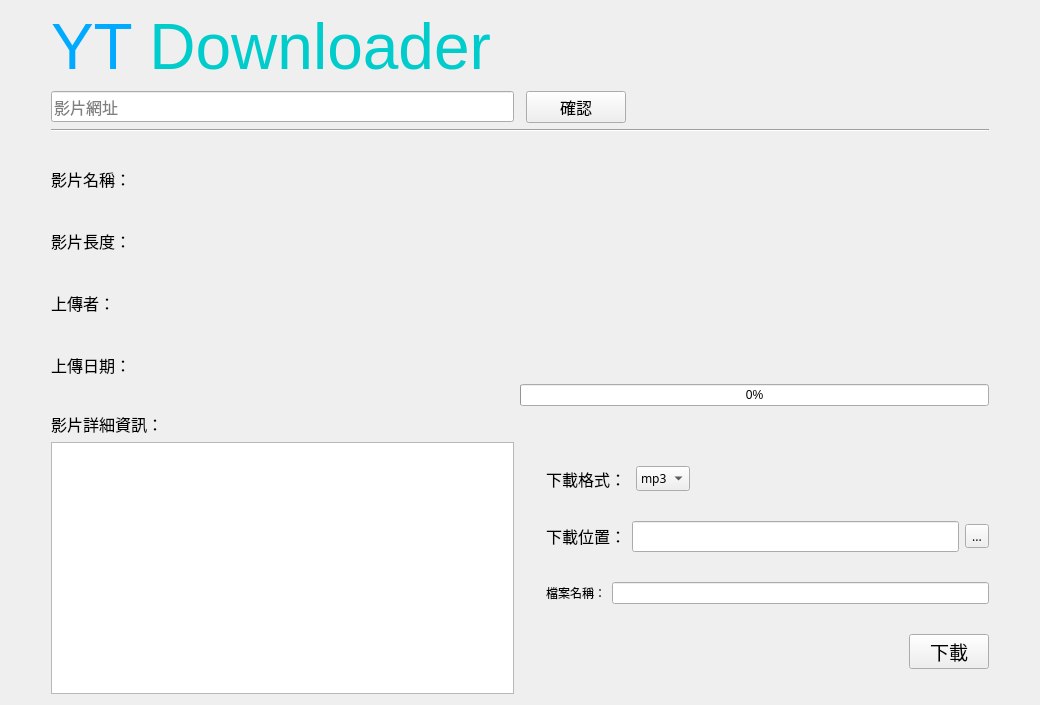
<?xml version="1.0" encoding="UTF-8"?>
<ui version="4.0">
 <class>YT_Downloader</class>
 <widget class="QWidget" name="YT_Downloader">
  <property name="windowModality">
   <enum>Qt::NonModal</enum>
  </property>
  <property name="enabled">
   <bool>true</bool>
  </property>
  <property name="geometry">
   <rect>
    <x>0</x>
    <y>0</y>
    <width>1040</width>
    <height>705</height>
   </rect>
  </property>
  <property name="sizePolicy">
   <sizepolicy hsizetype="Preferred" vsizetype="Preferred">
    <horstretch>0</horstretch>
    <verstretch>0</verstretch>
   </sizepolicy>
  </property>
  <property name="minimumSize">
   <size>
    <width>1040</width>
    <height>705</height>
   </size>
  </property>
  <property name="windowTitle">
   <string>YT Downloader</string>
  </property>
  <property name="windowIcon">
   <iconset>
    <normaloff>assets/icon.ico</normaloff>assets/icon.ico</iconset>
  </property>
  <property name="autoFillBackground">
   <bool>false</bool>
  </property>
  <layout class="QGridLayout" name="gridLayout_2">
   <item row="3" column="1" colspan="3">
    <widget class="Line" name="line">
     <property name="orientation">
      <enum>Qt::Horizontal</enum>
     </property>
    </widget>
   </item>
   <item row="4" column="0">
    <spacer name="horizontalSpacer_2">
     <property name="orientation">
      <enum>Qt::Horizontal</enum>
     </property>
     <property name="sizeType">
      <enum>QSizePolicy::Minimum</enum>
     </property>
     <property name="sizeHint" stdset="0">
      <size>
       <width>40</width>
       <height>20</height>
      </size>
     </property>
    </spacer>
   </item>
   <item row="4" column="1">
    <layout class="QVBoxLayout" name="verticalLayout">
     <item>
      <widget class="QLabel" name="title">
       <property name="sizePolicy">
        <sizepolicy hsizetype="Preferred" vsizetype="Fixed">
         <horstretch>0</horstretch>
         <verstretch>0</verstretch>
        </sizepolicy>
       </property>
       <property name="maximumSize">
        <size>
         <width>16777215</width>
         <height>30</height>
        </size>
       </property>
       <property name="font">
        <font>
         <family>微軟正黑體</family>
         <pointsize>12</pointsize>
        </font>
       </property>
       <property name="cursor">
        <cursorShape>IBeamCursor</cursorShape>
       </property>
       <property name="text">
        <string>影片名稱：</string>
       </property>
       <property name="textFormat">
        <enum>Qt::AutoText</enum>
       </property>
       <property name="textInteractionFlags">
        <set>Qt::NoTextInteraction</set>
       </property>
      </widget>
     </item>
     <item>
      <widget class="QLabel" name="duration">
       <property name="sizePolicy">
        <sizepolicy hsizetype="Preferred" vsizetype="Fixed">
         <horstretch>0</horstretch>
         <verstretch>0</verstretch>
        </sizepolicy>
       </property>
       <property name="maximumSize">
        <size>
         <width>16777215</width>
         <height>30</height>
        </size>
       </property>
       <property name="font">
        <font>
         <family>微軟正黑體</family>
         <pointsize>12</pointsize>
        </font>
       </property>
       <property name="cursor">
        <cursorShape>IBeamCursor</cursorShape>
       </property>
       <property name="text">
        <string>影片長度：</string>
       </property>
       <property name="textFormat">
        <enum>Qt::AutoText</enum>
       </property>
       <property name="textInteractionFlags">
        <set>Qt::NoTextInteraction</set>
       </property>
      </widget>
     </item>
     <item>
      <widget class="QLabel" name="uploader">
       <property name="sizePolicy">
        <sizepolicy hsizetype="Preferred" vsizetype="Fixed">
         <horstretch>0</horstretch>
         <verstretch>0</verstretch>
        </sizepolicy>
       </property>
       <property name="maximumSize">
        <size>
         <width>16777215</width>
         <height>30</height>
        </size>
       </property>
       <property name="font">
        <font>
         <family>微軟正黑體</family>
         <pointsize>12</pointsize>
        </font>
       </property>
       <property name="cursor">
        <cursorShape>IBeamCursor</cursorShape>
       </property>
       <property name="text">
        <string>上傳者：</string>
       </property>
       <property name="textFormat">
        <enum>Qt::AutoText</enum>
       </property>
       <property name="textInteractionFlags">
        <set>Qt::NoTextInteraction</set>
       </property>
      </widget>
     </item>
     <item>
      <widget class="QLabel" name="upload_date">
       <property name="sizePolicy">
        <sizepolicy hsizetype="Preferred" vsizetype="Fixed">
         <horstretch>0</horstretch>
         <verstretch>0</verstretch>
        </sizepolicy>
       </property>
       <property name="maximumSize">
        <size>
         <width>16777215</width>
         <height>30</height>
        </size>
       </property>
       <property name="font">
        <font>
         <family>微軟正黑體</family>
         <pointsize>12</pointsize>
        </font>
       </property>
       <property name="cursor">
        <cursorShape>IBeamCursor</cursorShape>
       </property>
       <property name="text">
        <string>上傳日期：</string>
       </property>
       <property name="textFormat">
        <enum>Qt::PlainText</enum>
       </property>
       <property name="textInteractionFlags">
        <set>Qt::NoTextInteraction</set>
       </property>
      </widget>
     </item>
    </layout>
   </item>
   <item row="0" column="1" colspan="3">
    <widget class="QLabel" name="label">
     <property name="text">
      <string>&lt;html&gt;&lt;head/&gt;&lt;body&gt;&lt;p&gt;&lt;span style=&quot; font-family:'微軟正黑體'; font-size:48pt; color:#00aaff;&quot;&gt;YT &lt;/span&gt;&lt;span style=&quot; font-family:'微軟正黑體'; font-size:48pt; color:#00cccc;&quot;&gt;Downloader&lt;/span&gt;&lt;/p&gt;&lt;/body&gt;&lt;/html&gt;</string>
     </property>
     <property name="textInteractionFlags">
      <set>Qt::NoTextInteraction</set>
     </property>
    </widget>
   </item>
   <item row="6" column="3">
    <layout class="QHBoxLayout" name="horizontalLayout_4">
     <item>
      <layout class="QVBoxLayout" name="verticalLayout_2">
       <item>
        <layout class="QHBoxLayout" name="horizontalLayout">
         <property name="spacing">
          <number>0</number>
         </property>
         <property name="leftMargin">
          <number>20</number>
         </property>
         <property name="rightMargin">
          <number>0</number>
         </property>
         <item>
          <widget class="QLabel" name="label_2">
           <property name="sizePolicy">
            <sizepolicy hsizetype="Preferred" vsizetype="Fixed">
             <horstretch>0</horstretch>
             <verstretch>0</verstretch>
            </sizepolicy>
           </property>
           <property name="maximumSize">
            <size>
             <width>80</width>
             <height>30</height>
            </size>
           </property>
           <property name="font">
            <font>
             <family>微軟正黑體</family>
             <pointsize>12</pointsize>
            </font>
           </property>
           <property name="text">
            <string>下載格式：</string>
           </property>
           <property name="textInteractionFlags">
            <set>Qt::NoTextInteraction</set>
           </property>
          </widget>
         </item>
         <item>
          <spacer name="horizontalSpacer_4">
           <property name="orientation">
            <enum>Qt::Horizontal</enum>
           </property>
           <property name="sizeType">
            <enum>QSizePolicy::Fixed</enum>
           </property>
           <property name="sizeHint" stdset="0">
            <size>
             <width>10</width>
             <height>20</height>
            </size>
           </property>
          </spacer>
         </item>
         <item>
          <widget class="QComboBox" name="format">
           <property name="maximumSize">
            <size>
             <width>90</width>
             <height>16777215</height>
            </size>
           </property>
           <property name="font">
            <font>
             <family>微軟正黑體</family>
            </font>
           </property>
           <property name="editable">
            <bool>false</bool>
           </property>
           <property name="currentText">
            <string>mp3</string>
           </property>
           <item>
            <property name="text">
             <string>mp3</string>
            </property>
           </item>
           <item>
            <property name="text">
             <string>mp4</string>
            </property>
           </item>
          </widget>
         </item>
         <item>
          <spacer name="horizontalSpacer_3">
           <property name="orientation">
            <enum>Qt::Horizontal</enum>
           </property>
           <property name="sizeHint" stdset="0">
            <size>
             <width>40</width>
             <height>20</height>
            </size>
           </property>
          </spacer>
         </item>
        </layout>
       </item>
       <item>
        <layout class="QHBoxLayout" name="horizontalLayout_2">
         <property name="sizeConstraint">
          <enum>QLayout::SetDefaultConstraint</enum>
         </property>
         <property name="leftMargin">
          <number>20</number>
         </property>
         <property name="rightMargin">
          <number>0</number>
         </property>
         <item>
          <widget class="QLabel" name="label_3">
           <property name="sizePolicy">
            <sizepolicy hsizetype="Preferred" vsizetype="Fixed">
             <horstretch>0</horstretch>
             <verstretch>0</verstretch>
            </sizepolicy>
           </property>
           <property name="maximumSize">
            <size>
             <width>80</width>
             <height>30</height>
            </size>
           </property>
           <property name="font">
            <font>
             <family>微軟正黑體</family>
             <pointsize>12</pointsize>
            </font>
           </property>
           <property name="text">
            <string>下載位置：</string>
           </property>
           <property name="textInteractionFlags">
            <set>Qt::NoTextInteraction</set>
           </property>
          </widget>
         </item>
         <item>
          <widget class="QLineEdit" name="selected_path">
           <property name="sizePolicy">
            <sizepolicy hsizetype="Expanding" vsizetype="Fixed">
             <horstretch>0</horstretch>
             <verstretch>0</verstretch>
            </sizepolicy>
           </property>
           <property name="maximumSize">
            <size>
             <width>600</width>
             <height>16777215</height>
            </size>
           </property>
           <property name="font">
            <font>
             <family>微軟正黑體</family>
             <pointsize>12</pointsize>
            </font>
           </property>
           <property name="readOnly">
            <bool>true</bool>
           </property>
          </widget>
         </item>
         <item>
          <widget class="QToolButton" name="select_path_btn">
           <property name="font">
            <font>
             <family>微軟正黑體</family>
             <pointsize>9</pointsize>
            </font>
           </property>
           <property name="text">
            <string>...</string>
           </property>
          </widget>
         </item>
        </layout>
       </item>
       <item>
        <layout class="QHBoxLayout" name="horizontalLayout_5">
         <property name="leftMargin">
          <number>20</number>
         </property>
         <item>
          <widget class="QLabel" name="label_4">
           <property name="sizePolicy">
            <sizepolicy hsizetype="Preferred" vsizetype="Fixed">
             <horstretch>0</horstretch>
             <verstretch>0</verstretch>
            </sizepolicy>
           </property>
           <property name="maximumSize">
            <size>
             <width>80</width>
             <height>30</height>
            </size>
           </property>
           <property name="text">
            <string>檔案名稱：</string>
           </property>
           <property name="textInteractionFlags">
            <set>Qt::NoTextInteraction</set>
           </property>
          </widget>
         </item>
         <item>
          <widget class="QLineEdit" name="saved_filename">
           <property name="maximumSize">
            <size>
             <width>16777215</width>
             <height>16777215</height>
            </size>
           </property>
          </widget>
         </item>
        </layout>
       </item>
       <item>
        <layout class="QHBoxLayout" name="horizontalLayout_3">
         <property name="leftMargin">
          <number>0</number>
         </property>
         <property name="rightMargin">
          <number>0</number>
         </property>
         <item>
          <spacer name="horizontalSpacer">
           <property name="orientation">
            <enum>Qt::Horizontal</enum>
           </property>
           <property name="sizeHint" stdset="0">
            <size>
             <width>40</width>
             <height>20</height>
            </size>
           </property>
          </spacer>
         </item>
         <item>
          <widget class="QPushButton" name="download_btn">
           <property name="maximumSize">
            <size>
             <width>100</width>
             <height>35</height>
            </size>
           </property>
           <property name="font">
            <font>
             <family>微軟正黑體</family>
             <pointsize>14</pointsize>
            </font>
           </property>
           <property name="text">
            <string>下載</string>
           </property>
          </widget>
         </item>
        </layout>
       </item>
      </layout>
     </item>
    </layout>
   </item>
   <item row="4" column="4">
    <spacer name="horizontalSpacer_5">
     <property name="orientation">
      <enum>Qt::Horizontal</enum>
     </property>
     <property name="sizeType">
      <enum>QSizePolicy::Minimum</enum>
     </property>
     <property name="sizeHint" stdset="0">
      <size>
       <width>40</width>
       <height>20</height>
      </size>
     </property>
    </spacer>
   </item>
   <item row="4" column="2" colspan="2">
    <layout class="QGridLayout" name="gridLayout">
     <item row="2" column="0">
      <widget class="QLabel" name="thumbnail">
       <property name="minimumSize">
        <size>
         <width>360</width>
         <height>240</height>
        </size>
       </property>
       <property name="cursor">
        <cursorShape>ArrowCursor</cursorShape>
       </property>
       <property name="whatsThis">
        <string>影片縮圖</string>
       </property>
       <property name="text">
        <string/>
       </property>
       <property name="alignment">
        <set>Qt::AlignCenter</set>
       </property>
      </widget>
     </item>
     <item row="3" column="0">
      <widget class="QProgressBar" name="progress_bar">
       <property name="value">
        <number>0</number>
       </property>
      </widget>
     </item>
    </layout>
   </item>
   <item row="6" column="1">
    <widget class="QPlainTextEdit" name="description">
     <property name="maximumSize">
      <size>
       <width>800</width>
       <height>450</height>
      </size>
     </property>
     <property name="font">
      <font>
       <family>微軟正黑體</family>
       <pointsize>12</pointsize>
      </font>
     </property>
     <property name="cursor" stdset="0">
      <cursorShape>IBeamCursor</cursorShape>
     </property>
     <property name="sizeAdjustPolicy">
      <enum>QAbstractScrollArea::AdjustToContents</enum>
     </property>
     <property name="readOnly">
      <bool>true</bool>
     </property>
    </widget>
   </item>
   <item row="5" column="1">
    <widget class="QLabel" name="description_word">
     <property name="sizePolicy">
      <sizepolicy hsizetype="Preferred" vsizetype="Fixed">
       <horstretch>0</horstretch>
       <verstretch>0</verstretch>
      </sizepolicy>
     </property>
     <property name="maximumSize">
      <size>
       <width>16777215</width>
       <height>30</height>
      </size>
     </property>
     <property name="font">
      <font>
       <family>微軟正黑體</family>
       <pointsize>12</pointsize>
      </font>
     </property>
     <property name="text">
      <string>影片詳細資訊：</string>
     </property>
     <property name="textInteractionFlags">
      <set>Qt::NoTextInteraction</set>
     </property>
    </widget>
   </item>
   <item row="2" column="1">
    <widget class="QLineEdit" name="URL_input">
     <property name="maximumSize">
      <size>
       <width>800</width>
       <height>16777215</height>
      </size>
     </property>
     <property name="font">
      <font>
       <family>微軟正黑體</family>
       <pointsize>12</pointsize>
      </font>
     </property>
     <property name="contextMenuPolicy">
      <enum>Qt::DefaultContextMenu</enum>
     </property>
     <property name="whatsThis">
      <string>影片網址</string>
     </property>
     <property name="placeholderText">
      <string>影片網址</string>
     </property>
     <property name="clearButtonEnabled">
      <bool>true</bool>
     </property>
    </widget>
   </item>
   <item row="2" column="3">
    <widget class="QPushButton" name="confirm_btn">
     <property name="maximumSize">
      <size>
       <width>100</width>
       <height>16777215</height>
      </size>
     </property>
     <property name="font">
      <font>
       <family>微軟正黑體</family>
       <pointsize>12</pointsize>
      </font>
     </property>
     <property name="layoutDirection">
      <enum>Qt::LeftToRight</enum>
     </property>
     <property name="text">
      <string>確認</string>
     </property>
    </widget>
   </item>
  </layout>
 </widget>
 <resources/>
 <connections/>
</ui>
